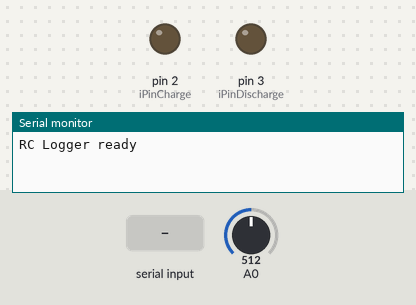
The sketch below on a simulated Arduino Uno, built with avr-gcc and run on an emulated ATmega328P. On the bench: output pins drawn as LEDs (lit = HIGH), the last lines printed to the serial monitor. Inputs (shaded band) come from the test bench; at power-on: A0 = 512.

Above: at 1.2 s.
1.3 s: "CHARGE\n" received over Serial
At 2.0 s:
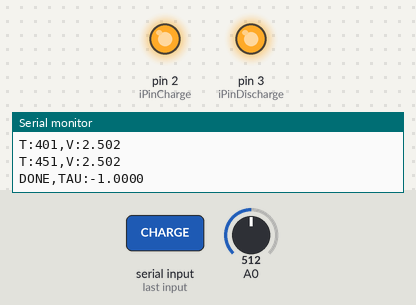
2.8 s: "DISCHARGE\n" received over Serial
At 3.03 s:
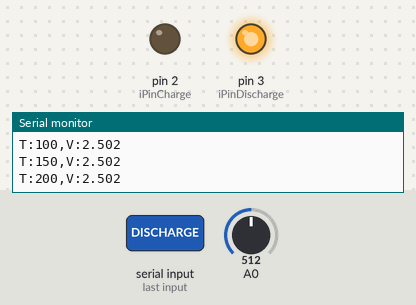
Timing chart, 0 to 5.8 s (numbered marks = the images above; inputs shaded):
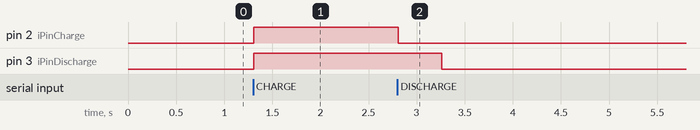

Measured:
- after the input at 1.3 s, pin 2 (iPinCharge), pin 3 (iPinDischarge): LOW → HIGH at once
- after the input at 2.8 s, pin 2 (iPinCharge): HIGH → LOW at once; pin 3 (iPinDischarge): HIGH → LOW after 0.46 s

The sketch:

rc_logger.ino
```cpp
/// @file rc_logger.ino
/// @brief RC Circuit Time Constant Logger.
///        Listens for CHARGE and DISCHARGE commands from the Win32 app,
///        drives D2/D3 accordingly, and streams timestamped voltage
///        samples over Serial at 9600 baud.

const float fR = 10000.0; // 10k ohm resistor
const float fC = 0.0001; // 100 uF Capacitor
const float fV_ref = 5.0; // 5V ADC reference voltage
const float fAdc_max = 1023; // ADC max reading (10-bit)
const int iPinCharge = 2; // Charge trigger pin - HIGH to charge
const int iPinDischarge = 3; // Discharge trigger pin - HIGH to reverse-bias diode during charge
const float fDelta_threshold = 0.005; // Coltage change threshold. Below which cycle is considered complete
const int iStable_count = 10; // Number of consecutive stable readings before declaring cycle done
const int iSample_ms = 50; // Milliseconds between ADC samples during ative cycle

// ─────── ⋆⋅☆⋅⋆ ────────
//         State
// ─────── ⋆⋅☆⋅⋆ ────────
enum State { IDLE, CHARGING, DISCHARGING };
State state_current = IDLE;

float fV_prev = 0.0;
int iStable_ticks = 0;
long lCycle_start = 0;

void setup() {
  Serial.begin(9600);
  pinMode(iPinCharge, OUTPUT);
  pinMode(iPinDischarge, OUTPUT);

  // Start idle; both pins LOW, both paths open, not charging capacitor
  digitalWrite(iPinCharge, LOW);
  digitalWrite(iPinDischarge, LOW);

  Serial.println("RC Logger ready");
}

/// @returns Voltage in volts
/// @brief Converts a raw analogRead on A0 to a float voltage
float readVoltage() {
  int iRaw = analogRead(A0);
  return (iRaw / fAdc_max) * fV_ref;
}

/// @param lMs Elapsed milliseconds
/// @param fV Voltage Reading
/// @returns void
/// @brief Transmits a timestamped voltage sample.
///        Format: "T:xxxx,V:x.xxx\n"
///        T is milliseconds elapsed since cycle start
void sendSample(long lMs, float fV) {
  Serial.print("T:"); Serial.print(lMs);
  Serial.print(",V:"); Serial.println(fV, 3);
}

/// @param fTau_measured Measured tau derived from the 63.2% crossover
/// @returns void
/// @brief Notifies the Win32 app that the cycle has stabilised
void sendCycleDone(float fTau_measured) {
  Serial.print("DONE,TAU:"); Serial.println(fTau_measured, 4);
}

/// @returns void
/// @brief Reads incoming Serial bytes and acts on CHARGE or DISCHARGE
void checkCommand() {
  if(Serial.available() == 0) return;

  String strCmd = Serial.readStringUntil('\n');
  strCmd.trim();

  if(strCmd == "CHARGE" && state_current == IDLE) {
    // Both HIGH. Charge path open, diode reverse-biased
    digitalWrite(iPinCharge, HIGH);
    digitalWrite(iPinDischarge, HIGH);

    state_current = CHARGING;
    lCycle_start = millis();
    fV_prev = readVoltage();
    iStable_ticks = 0;

    Serial.println("CYCLE:CHARGE");
  } else if(strCmd == "DISCHARGE") {
    // Discharge through the resistor
    digitalWrite(iPinCharge, LOW);
    digitalWrite(iPinDischarge, HIGH);

    state_current = DISCHARGING;
    lCycle_start = millis();
    fV_prev = readVoltage();
    iStable_ticks = 0;

    Serial.println("CYCLE:DISCHARGE");
  } else if(strCmd == "RESET") {
    digitalWrite(iPinCharge, LOW);
    digitalWrite(iPinDischarge, LOW);
    state_current = IDLE;
    Serial.println("CYCLE:IDLE:");
  }
}

// ─────── ⋆⋅☆⋅⋆ ────────
//     Tau Estimation
// ─────── ⋆⋅☆⋅⋆ ────────
// During charging, tau is the time at which V crosses 63.2% of V_ref.
// During discharging, t is the time at which V drops below 36.8% of V_start.
// We track these crossover points as samples arrive.

float fV_cycle_start = 0.0; // Voltage at the moment the cycle began
float fTau_crossover = -1.0; // Elapsed ms when 63.2% threshold was crossed

/// @param fV Current Voltage
/// @param lMs Elapsed milliseconds
/// @brief Checks whether the current voltage has crossed the tau threshold
///        and records the elapsed time if so.
void checkTauCrossover(float fV, long lMs) {
  if(fTau_crossover >= 0.0) return; // Already found

  if(state_current == CHARGING) {
    // tau crossover at 63.2% of V_ref
    float fTarget = fV_ref * 0.632;
    if(fV >= fTarget) fTau_crossover = lMs;
  } else if(state_current == DISCHARGING) {
    // tau crossover at 36.8% of V_cycle_start
    float fTarget = fV_cycle_start * 0.368;
    if(fV <= fTarget) fTau_crossover = lMs;
  }
}

/// @brief Checks for commands and, during an active cycle, samples A0
///        every iSample_ms milliseconds. Detects cycle completeion by
///        watching for voltage rate-of-change dropping below threshold
void loop() {
  checkCommand();

  if(state_current == IDLE) return;

  static long lLast_sample = 0;
  long lNow = millis();

  if(lNow - lLast_sample < iSample_ms) return;
  lLast_sample = lNow;

  long lElapsed = lNow - lCycle_start;
  float fV = readVoltage();

  // Record V at cycle start (first sample)
  if(lElapsed < iSample_ms) fV_cycle_start = fV;

  sendSample(lElapsed, fV);
  checkTauCrossover(fV, lElapsed);

  // ─────── ⋆⋅☆⋅⋆ ────────
  //  Stability detection
  // ─────── ⋆⋅☆⋅⋆ ────────
  // Declare cycle done when voltage stops changing.
  // Uses absolute Delta between this sample and the previous one.
  float fDelta = abs(fV - fV_prev);
  fV_prev = fV;

  if(fDelta < fDelta_threshold) iStable_ticks++;
  else iStable_ticks = 0;

  if(iStable_ticks >= iStable_count) {
    // convert crossover ms to seconds to tau
    float fTau = (fTau_crossover > 0.0) ? (fTau_crossover / 1000.0) : -1.0;

    sendCycleDone(fTau);

    // Return to idle after discharge
    if(state_current == DISCHARGING) {
      digitalWrite(iPinCharge, LOW);
      digitalWrite(iPinDischarge, LOW);
      state_current = IDLE;
      fTau_crossover = -1.0;
    } else {
      state_current = IDLE;
      fTau_crossover = -1.0;
    }
  }
}
```
